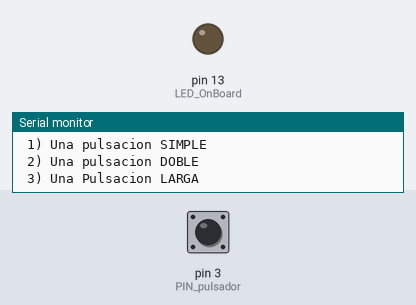
Simulated run of this sketch. Board: Arduino Uno, built with avr-gcc and run on an emulated ATmega328P. On the bench: output pins drawn as LEDs (lit = HIGH), the last lines printed to the serial monitor. Dashed ring = blinking. The test bench sets the inputs (shaded band); at power-on: pin 3 (PIN_pulsador) LOW.

Above: at 1.2 s.
1.3 s: pin 3 (PIN_pulsador) pulled HIGH for 0.15 s
At 1.37 s:
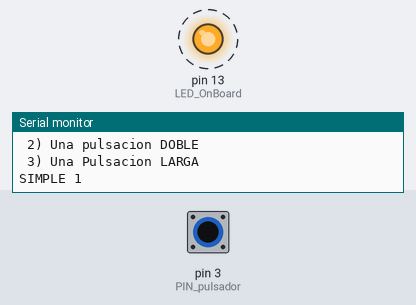
3.2 s: pin 3 (PIN_pulsador) pulled HIGH for 1 s
At 4.4 s:
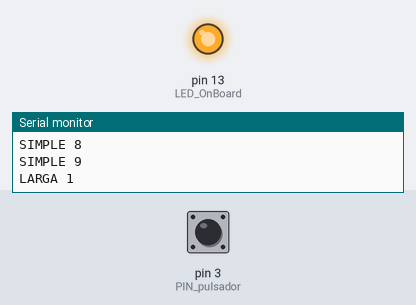
6.2 s: pin 3 (PIN_pulsador) pulled HIGH for 3.2 s
At 10.4 s:
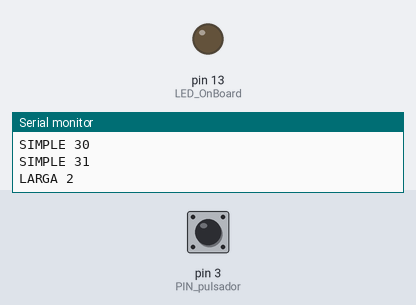
10.9 s: pin 3 (PIN_pulsador) pulsed HIGH 5 times (0.12 s each, 0.3 s apart)
Timing chart, 0 to 14.5 s (numbered marks = the images above; inputs shaded):
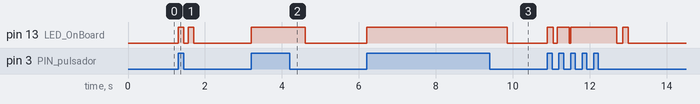

Measured:
- after the input at 1.3 s, pin 13 (LED_OnBoard): alternates HIGH for 0.15 s and LOW for 0.11 s, 4 changes in all, then stays LOW, starting at once
- after the input at 3.2 s, pin 13 (LED_OnBoard): LOW → HIGH at once, → LOW 1.4 s later
- after the input at 6.2 s, pin 13 (LED_OnBoard): LOW → HIGH at once, → LOW 3.7 s later

The sketch:

ejemplo_multi_deteccion_blink.ino
```cpp
/*
#       _\|/_   A ver..., ¿que tenemos por aqui?
#       (O-O)
# ---oOO-(_)-OOo---------------------------------


##########################################################
# ****************************************************** #
# *            ARDUINO PARA PRINCIPIANTES              * #
# *    EJEMPLO DE USO DE LA LIBRERIA Pulsador          * #
# *          Autor:  Eulogio López Cayuela             * #
# *                                                    * #
# *       Versión v1.0      Fecha: 14/10/2018          * #
# ****************************************************** #
##########################################################
*/

/*
 # NOTAS DE LA VERSION
  Ejemplo de uso para la libreria ClickButton
  https://github.com/inopya

  Esta libreria permite el control de pulsadores en los que podremos detectar tres tipos de eventos
  mediante el metodo Read() de los objetos ClickButton.
  Disponemos de varios parametros de configuracion:
  - uint8_t pin: el numero de pin en el que esta conectado nuestro pulsador
  - uint8_t antirrebotes: tiempo (ms) minimo para que una pulsacion no sea despreciada como un ruido/rebote del pulsador
  - uint16_t corta: tiempo (ms) para que una pulsacion sea considerada pulsacion corta
  - uint16_t larga: tiempo (ms) para que una pulsacion sea considerada pulsacion larga

  # Este valor es accesible explicitamente mediante su metodo DobleClick(uint16_t doble)**
    En caso contrario se usa el valor por defecto de 110 ms, tanto para instancias creadas con numero de pin, como
	las que se creen con el resto de parametros en manual
  - uint16_t doble: tiempo (ms) intervalo maximo entre dos pulsaciones para que estas sean consideradas pulsacion Doble

   ** Se debe tener en cuenta que este tiempo afecta al tiempo de reaccion para detecciones SIMPLES

  El estado de un pulsador se obtiene mediante la respuesta de su metodo Read() y puede ser:
      0 --> sin pulsar o en el proceso de identificar una pulsacion
      1 --> pulsacion corta
      2 --> pulsacion doble
      3 --> pulsacion larga

  *******************************************************
					Ejemplo de uso:
  *******************************************************
   >> solo con el numero de pin
      ClickButton mi_pulsador_1(uint8_t pin); el resto de parametros por defecto: son (30,150,380)

   >> o bien definiendo todos los parametros disponibles
      ClickButton mi_pulsador_2(uint8_t pin, uint8_t antirrebotes, uint16_t corta, uint16_t larga);

   >> Modificar el tiempo entre clicks para deteccion de DobleClick (por defecto 110 ms)
      mi_pulsador_1.DobleClick(uint16_t doble)
	  mi_pulsador_2.DobleClick(uint16_t doble)

   >> para recoger el estado de un pulsador hemos de llamar a su metodo Read():
      estado_pulsador = mi_pulsador_1.Read();
      0 --> sin pulsar o en el proceso de identificar una pulsacion
      1 --> pulsacion corta
      2 --> pulsacion doble
      3 --> pulsacion larga
 */


/*mmmmmmmmmmmmmmmmmmmmmmmmmmmmmmmmmmmmmmmmmmmmmmmmmmmmmmmmmmmmmmmmmmmmmmmmmmmmmmmmmmmmmmmmmmmmmmmmmmm
//        IMPORTACION DE LIBRERIAS
//mmmmmmmmmmmmmmmmmmmmmmmmmmmmmmmmmmmmmmmmmmmmmmmmmmmmmmmmmmmmmmmmmmmmmmmmmmmmmmmmmmmmmmmmmmmmmmmmmmm*/

#include <ClickButton.h>


/*mmmmmmmmmmmmmmmmmmmmmmmmmmmmmmmmmmmmmmmmmmmmmmmmmmmmmmmmmmmmmmmmmmmmmmmmmmmmmmmmmmmmmmmmmmmmmmmmmmm
//        SECCION DE DECLARACION DE CONSTANTES  Y  VARIABLES GLOBALES
//mmmmmmmmmmmmmmmmmmmmmmmmmmmmmmmmmmmmmmmmmmmmmmmmmmmmmmmmmmmmmmmmmmmmmmmmmmmmmmmmmmmmmmmmmmmmmmmmmmm*/

//------------------------------------------------------------------------
// Algunas definiciones personales para mi comodidad al escribir codigo
//------------------------------------------------------------------------
#define AND   &&
#define OR    ||
#define NOT   !

//------------------------------------------------------------------------
// Otras definiciones para pines y variables
//------------------------------------------------------------------------
#define LED_OnBoard         13  	// led OnBoard de la placa Arduino UNO

#define PIN_pulsador         3

uint16_t contadorSimple = 0;         //se incrementa en cada deteccion de un click
uint16_t contadorDoble = 0;          //se incrementa en cada deteccion de una pulsacion doble
uint16_t contadorLargo = 0;          //se incrementa en cada deteccion de una pulsacion larga


//------------------------------------------------------------------------
// Creacion de objetos de la clase ClickButton
//------------------------------------------------------------------------

/* Podemos llamar al constructor de dos formas */
//ClickButton pulsador_1(PIN_pulsador);        // creacion de un objeto definiendo solo el pin de nuestro pulsador
											                         // el resto de valores por defecto (30, 100, 380)

ClickButton pulsador(PIN_pulsador, 40, 120, 380);   	// creacion de un objeto definiendo todos sus parametros:
														                          // uint8_t pin, uint8_t antirrebotes, uint16_t corta, uint16_t larga


//mmmmmmmmmmmmmmmmmmmmmmmmmmmmmmmmmmmmmmmmmmmmmmmmmmmmmmmmmmmmmmmmmmmmmmmmmmmmmmmmmmmmmmmmmmmmmmmmmmm
//***************************************************************************************************
//         FUNCION DE CONFIGURACION
//***************************************************************************************************
//mmmmmmmmmmmmmmmmmmmmmmmmmmmmmmmmmmmmmmmmmmmmmmmmmmmmmmmmmmmmmmmmmmmmmmmmmmmmmmmmmmmmmmmmmmmmmmmmmmm

void setup()
{
  Serial.begin(115200);   	// Se inicia el puerto serie para depuracion
  Serial.println(F("Ejemplo de uso para la libreria ClickButton"));
  Serial.println(F("https://github.com/inopya\n"));
  Serial.println(F("Esta libreria permite el control de pulsadores PULLDOWN"));
  Serial.println(F("en los que podremos detectar tres tipos de eventos:"));
  Serial.println(F(" 1) Una pulsacion SIMPLE"));
  Serial.println(F(" 2) Una pulsacion DOBLE"));
  Serial.println(F(" 3) Una Pulsacion LARGA\n\n"));

  pinMode(LED_OnBoard, OUTPUT);
  digitalWrite(LED_OnBoard, LOW);
}


//mmmmmmmmmmmmmmmmmmmmmmmmmmmmmmmmmmmmmmmmmmmmmmmmmmmmmmmmmmmmmmmmmmmmmmmmmmmmmmmmmmmmmmmmmmmmmmmmmmm
//***************************************************************************************************
//  BUCLE PRINCIPAL DEL PROGRAMA   (SISTEMA VEGETATIVO)
//***************************************************************************************************
//mmmmmmmmmmmmmmmmmmmmmmmmmmmmmmmmmmmmmmmmmmmmmmmmmmmmmmmmmmmmmmmmmmmmmmmmmmmmmmmmmmmmmmmmmmmmmmmmmmm


void loop()
{
  /* lectura del pulsador */
  uint8_t estado_pulsador = pulsador.Read();

  /* Deteccion de pulsacion corta */
  if (estado_pulsador == 1){
    Serial.print(F("SIMPLE "));Serial.println(++contadorSimple);
    digitalWrite(LED_OnBoard, HIGH);
    delay(150);
    digitalWrite(LED_OnBoard, LOW);

  }
  /* Deteccion de doble pulsacion */
  else if (estado_pulsador == 2){
    Serial.print(F("DOBLE "));Serial.println(++contadorDoble);
    digitalWrite(LED_OnBoard, HIGH);
    delay(150);
    digitalWrite(LED_OnBoard, LOW);
    delay(150);
    digitalWrite(LED_OnBoard, HIGH);
    delay(150);
    digitalWrite(LED_OnBoard, LOW);
  }
  /* Deteccion de pulsacion larga */
  else if (estado_pulsador == 3){
    Serial.print(F("LARGA "));Serial.println(++contadorLargo);
    digitalWrite(LED_OnBoard, HIGH);
    delay(350);
    digitalWrite(LED_OnBoard, LOW);
  }
}


//*******************************************************
//                    FIN DE PROGRAMA
//*******************************************************
```
